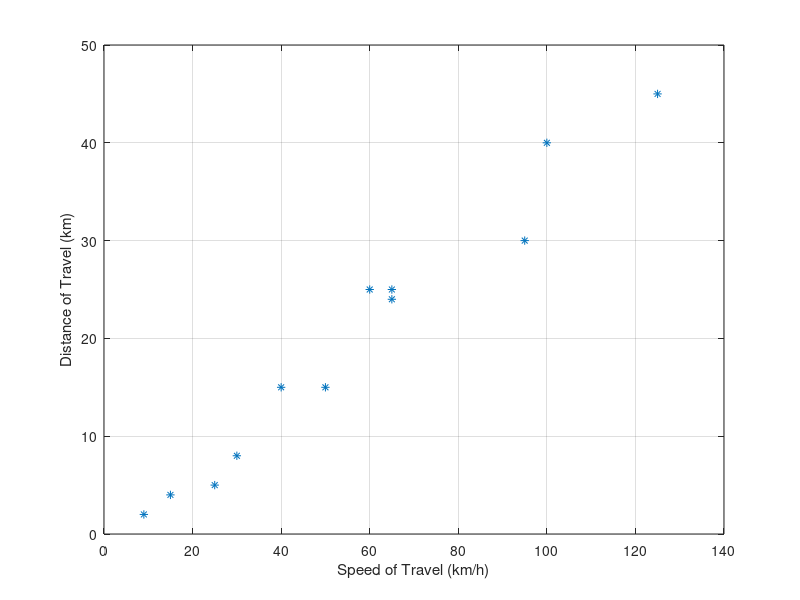
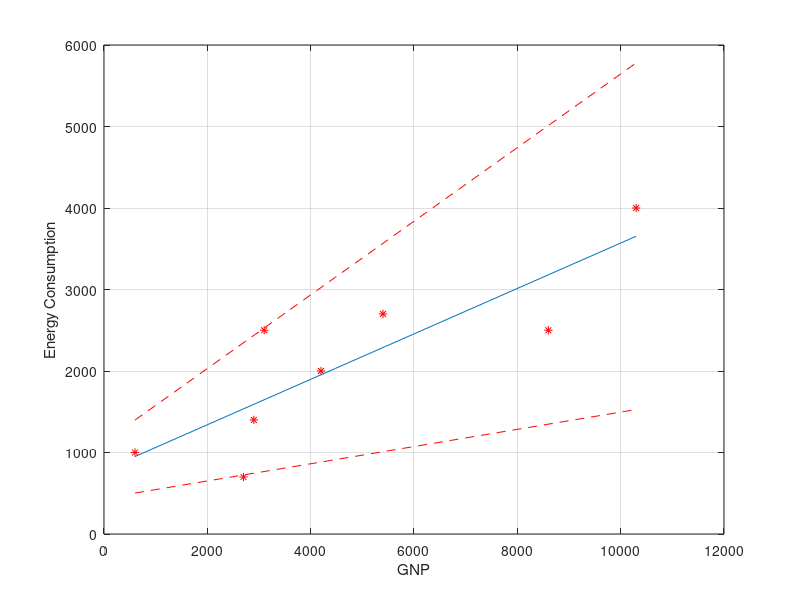

These figures' MATLAB source, in order: (Note: this script raises an error after producing the figures.)
clear;clc;

%% p4
S4 = [17 40 225 50 120 220 190 155 160 170 ];
s4 = sqrt(var(S4));
V4 = norminv(.95);

%% p5
S5 = [88 75 85 90 80 92 78 95 82];
mean5 =mean(S5);
std_s5 = sqrt(var(S5));

%% p6
V = [125 30 65 95 60 25 65 15 50 100 9 40];
D = [45 8 24 30 25 5 25 4 15 40 2 15];

figure(1)
plot(V,D,'*')
xlabel('Speed of Travel (km/h)')
ylabel('Distance of Travel (km)')
grid on

Xmean = mean(V);
Ymean = mean(D);
n = length(D);
sum_MNum = 0;
sum_MDem = 0;
Xvar = var(V);
Yvar = var(D);
Xstd = sqrt(Xvar);
Ystd = sqrt(Yvar);
for i = 1:n
    sum_MNum = sum_MNum + (V(i)*D(i));
    sum_MDem = sum_MDem + (V(i)^2) ;
end
sum_MDem = sum_MDem - (n*Xmean^2);
sum_MNum = sum_MNum  - (n*Xmean*Ymean);
b = sum_MNum/sum_MDem;
a = Ymean - b*Xmean;
SSE = 0;

for i = 1:n
    SSE = SSE + (D(i) -  (a*V(i) + b))^2;
end

convar = SSE/(n-2);
p = 0;
for i = 1:n
    p = p+ (V(i)*D(i));
end

p = (p - n*Xmean*Ymean )/(Xstd*Ystd*(n-1));

confintvar = 0;

for i = 1:n
    confintvar = confintvar + (V(i) - Xmean)^2;
end

cofinvar = 1.7959 * sqrt(convar/confintvar);


%% Problem 7
clear;clc;
X = [10300 8600 5400 3100 4200 2900 2700 600];
Y = [4000 2500 2700 2500 2000 1400 700 1000];
Xbar = mean(X);
Ybar = mean(Y);
Xv = var(X);
Yv = var(Y);
Xstdv = sqrt(Xv);
Ystdv = sqrt(Yv);
n = length(X);
num = 0;
dem = 0;
for i = 1:n
    num = num + (X(i)*Y(i));
    dem = dem + (X(i)^2) ;
end
dem = dem - (n*Xbar^2);
num = num  - (n*Xbar*Ybar);
m = num/dem;
b = Ybar - m*Xbar;

x = linspace(min(X),max(X),11);
figure(2)
plot(X,Y,'*r')
hold on
plot(x, m.*x + b)
xlabel('GNP')
ylabel('Energy Consumption')
grid on;
hold on
SSE7 = 0;
for i = 1:n
    SSE7 = SSE7 + (Y(i) -  (m*X(i) + b))^2;
end
convar7 = SSE7/(n-2);
syx = sqrt(convar7);
p7 = 0;
for i = 1:n
    p7 = p7+ (X(i)*Y(i));
end
p7 = (p7 - n*Xbar*Ybar )/(Xstdv*Ystdv*(n-1));

Mconfintvar7 = 0;

for i = 1:n
    Mconfintvar7 = Mconfintvar7 + (X(i) - Xbar)^2;
end

Mconfintvar7 =  2.4469* syx/sqrt(Mconfintvar7);

MCI = [m-Mconfintvar7, m+Mconfintvar7];

Bconfintvar7 = 2.4469*(syx*sqrt(sum(X.^2)))/(8*sqrt(sum((X-Xbar).^2)));

BCI = [b-Bconfintvar7, b+Bconfintvar7];


plot(x,MCI(1)*x + BCI(1), '--r')
plot(x,MCI(2)*x + BCI(2), '--r')

%% P8
clear;clc;

%% Input parameters:
mu_C = 1.8;
% cov_C = ...;
zeta_C = 0.198;
lambda_C = 0.5682;
 
mu_R = 2.3*10^-3;
% cov_R = ...
zeta_R = 0.1;
lambda_R = -6.0798;
 
mu_V = 120;
% cov_V = ...
zeta_V = 0.4294;
lambda_V = 4.6953;

%% Generate random numbers for Monte-Carlo simulation
np = 10000;                           % sample size 
C = lognrnd(lambda_C, zeta_C,[np,1]); % random number for C
R = lognrnd(lambda_R, zeta_R,[np,1]);                   % random number for R
V = lognrnd(lambda_V, zeta_V,[np,1]);                   % random number for V

%% Obtain pressure P:
P = 0.5*C.*R.*V.^2;

%% Create historgram of simulated presssure
figure(3);
histogram(P, 'NumBins', 100, 'Normalization', 'pdf');
box on; grid on;
xlabel('Pressure (lb/ft^2)')
ylabel('PDF');
set(gca,'FontSize',14);
p8a = 'See figure 3'

%% Fit a lognormal distribution to P
p8b = fitdist(P,'lognormal')

%% Compute probability of pressure > 30
p8c = 1-normcdf(log(30),1.1183983,0.075783)
